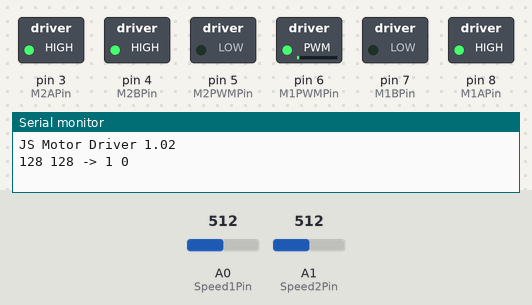
The sketch below on a simulated Arduino Uno, built with avr-gcc and run on an emulated ATmega328P. Parts: switched loads named in the sketch (green lamp = pin HIGH), the last lines printed to the serial monitor. The inputs (shaded band) are chosen by the test bench; at power-on: A0 (Speed1Pin) = 512, A1 (Speed2Pin) = 512.

Above: at 2.2 s.
2.3 s: A0 (Speed1Pin) set to 716
At 3.0 s:
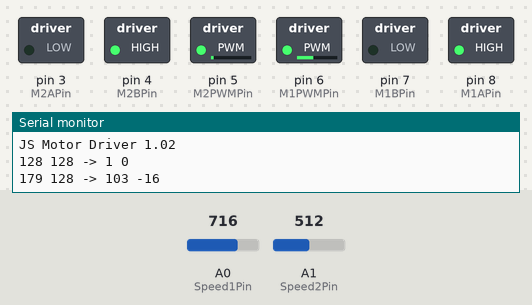
3.8 s: A1 (Speed2Pin) set to 716
At 4.2 s:
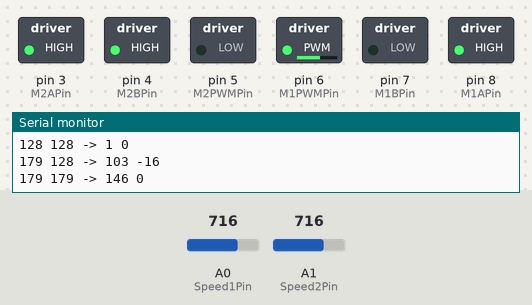
5.3 s: A0 (Speed1Pin) set to 900
At 6.5 s:
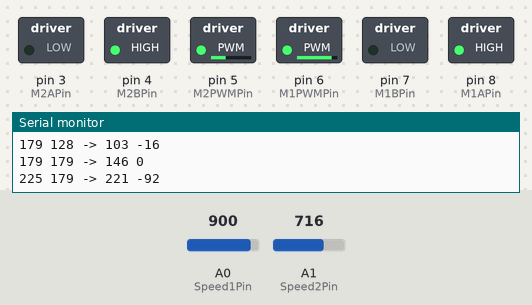
6.8 s: A1 (Speed2Pin) set to 900
At 7.7 s:
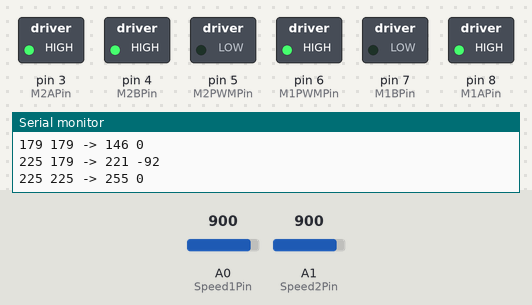
8.3 s: A1 (Speed2Pin) set to 1023
At 8.8 s:
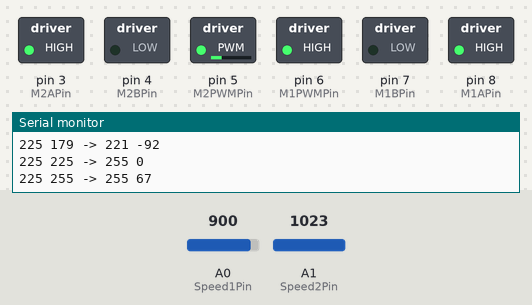
9.8 s: A0 (Speed1Pin) set to 511
At 11.2 s:
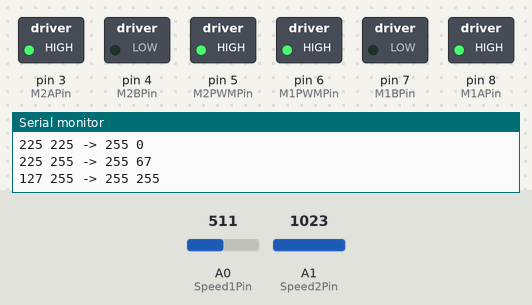
Timing chart, 0 to 12.3 s (numbered marks = the images above; inputs shaded):
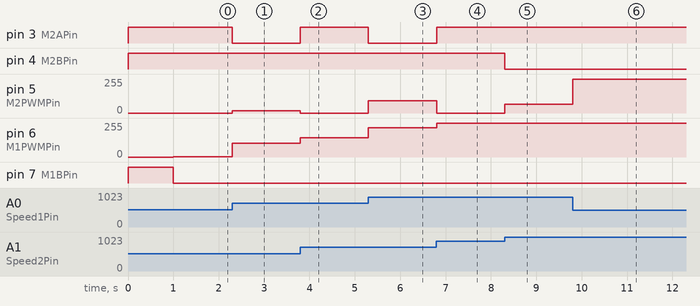

The sketch:

joysdrv.ino
```cpp
/*
  Joystick Ctl Motor Driver
  Управление двигателями с помощью джойстика
  Version 1.02
  13.06.2016
  LP 27.06.2016
*/

#include "joyslib.h"

const char *Title = "\r\nJS Motor Driver 1.02";

// Подключение джойстика
#define Speed1Pin 0  // Координата x - скорость вращения (ROT)
#define Speed2Pin 1  // Координата y - скорость поступательного движения (TAN)

// Подключение моторов
#define M1APin   8
#define M1BPin   7
#define M1PWMPin 6

#define M2APin   3
#define M2BPin   4
#define M2PWMPin 5

const int MinSpeed = -255;
const int MaxSpeed = 255;

TJoystick JST(0, 255, 0, 255, MinSpeed, MaxSpeed);

void Motor1(int speed)
{
  int dp = (speed>0) ? 1:0;
  if(speed==0)
  {
    digitalWrite(M1APin, 1);
    digitalWrite(M1BPin, 1);
  }
  else
  {
    digitalWrite(M1APin, dp);
    digitalWrite(M1BPin, !dp);
  }
  analogWrite(M1PWMPin, abs(speed));
}

void Motor2(int speed)
{
  int dp = (speed>0) ? 1:0;
  if(speed==0)
  {
    digitalWrite(M2APin, 1);
    digitalWrite(M2BPin, 1);
  }
  else
  {
    digitalWrite(M2APin, dp);
    digitalWrite(M2BPin, !dp);
  }
  analogWrite(M2PWMPin, abs(speed));
}

void TestMotors(void)
{
  Serial.print("Test motors... ");
  #define TD 1000
  #define SP (MaxSpeed/4)

  Motor1(SP);  delay(TD);
  Motor1(-SP); delay(TD);
  Motor1(0);

  Motor2(SP);  delay(TD);
  Motor2(-SP); delay(TD);
  Motor2(0);
  Serial.println("Done");
}

void setup()
{
  Serial.begin(9600);
  Serial.println(Title);

  pinMode(M1APin, OUTPUT);
  pinMode(M1BPin, OUTPUT);
  pinMode(M1PWMPin, OUTPUT);

  pinMode(M2APin, OUTPUT);
  pinMode(M2BPin, OUTPUT);
  pinMode(M2PWMPin, OUTPUT);

  Motor1(0);
  Motor2(0);
  //TestMotors();
  delay(1000);
}


void loop()
{
  static int pred1 = 0;
  static int pred2 = 0;

  int a1 = analogRead(Speed1Pin)>>2;
  int a2 = analogRead(Speed2Pin)>>2;
  if(a1 != pred1 || a2 != pred2)
  {
    pred1 = a1;
    pred2 = a2;

    int U1, U2;
    int res = JST.j2u(a1, a2, &U1, &U2);
    Serial.print(a1); Serial.print(" ");  Serial.print(a2);
    Serial.print(" -> ");
    if(res==0)
    {
      Serial.print(U1); Serial.print(" ");  Serial.print(U2);
      Motor1(U1);
      Motor2(U2);
    }
    else
      Serial.print("***");
    Serial.println();
  }
}
```

Measured:
- after the input at 2.3 s, pin 3 (M2APin): HIGH → LOW at once; pin 5 (M2PWMPin): 0/255 → 16/255 at once; pin 6 (M1PWMPin): 1/255 → 103/255 at once
- after the input at 3.8 s, pin 3 (M2APin): LOW → HIGH at once; pin 5 (M2PWMPin): 16/255 → 0/255 at once; pin 6 (M1PWMPin): 103/255 → 146/255 at once
- after the input at 5.3 s, pin 3 (M2APin): HIGH → LOW at once; pin 5 (M2PWMPin): 0/255 → 92/255 at once; pin 6 (M1PWMPin): 146/255 → 221/255 at once
- after the input at 6.8 s, pin 3 (M2APin): LOW → HIGH at once; pin 5 (M2PWMPin): 92/255 → 0/255 at once; pin 6 (M1PWMPin): 221/255 → 255/255 at once
- after the input at 8.3 s, pin 4 (M2BPin): HIGH → LOW at once; pin 5 (M2PWMPin): 0/255 → 67/255 at once
- after the input at 9.8 s, pin 5 (M2PWMPin): 67/255 → 255/255 at once
